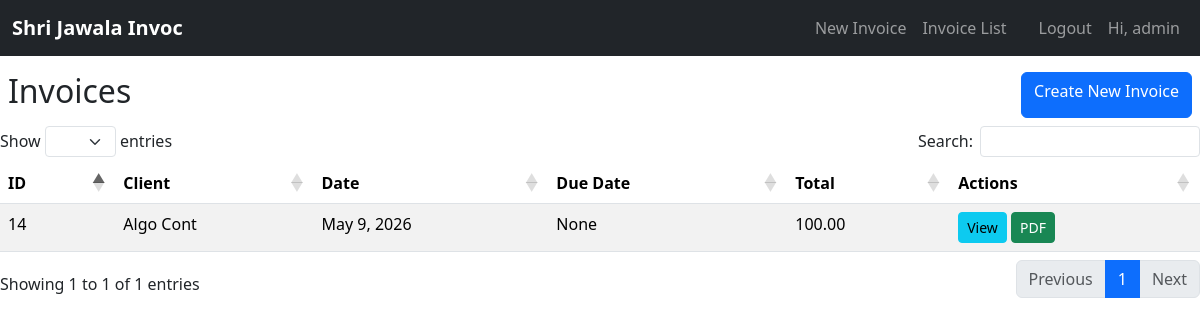
The page /invoices/ (signed in) on the database as committed earlier.
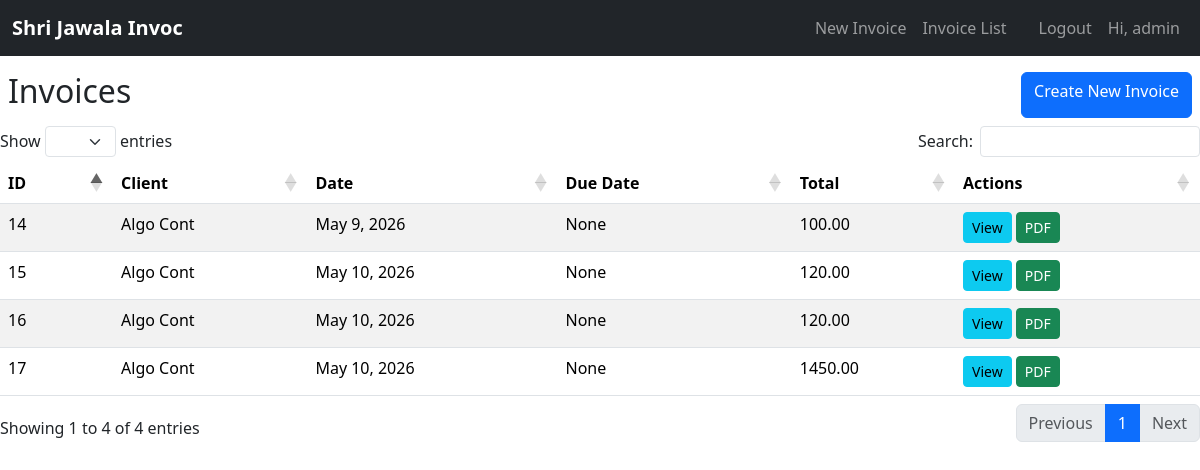
The same page on the database as committed later.
### invoices/models.py (models this page shows, shortened)
class Invoice(models.Model):
    STATUS_CHOICES = [
        ('paid_upfront', 'Paid Upfront (No Due)'),
        ('payment_due', 'Payment After Service (Due Date Required)'),
        ('partially_paid', 'Partially Paid (Due Date Required)'),
        ('already_paid', 'Already Paid (No Due)'),
        ('due_paid', 'Previously Due, Now Paid (No Due)'),
    ]
    created_by = models.ForeignKey(User, on_delete=models.SET_NULL, null=True, blank=True)
    client = models.ForeignKey(Client, on_delete=models.SET_NULL, null=True, blank=True)
    guest_client_name = models.CharField(max_length=200, blank=True)  # For guest invoices
    date = models.DateField(auto_now_add=True)
    due_date = models.DateField(blank=True, null=True)
    status = models.CharField(max_length=20, choices=STATUS_CHOICES, default='payment_due')
    total = models.DecimalField(max_digits=10, decimal_places=2, default=0)
    place = models.CharField(max_length=20, blank=True, null=True)
    invoice_no = models.PositiveIntegerField(null=True, blank=True, editable=False)
    year = models.PositiveIntegerField(default=current_year, editable=False)
    suffix = models.CharField(max_length=10, blank=True, null=True)

### invoices/views.py (the view)
# urls.py: path('', views.invoice_list, name='invoice_list'),
@login_required
def invoice_list(request):
    if request.user.is_staff or request.user.is_superuser:
        invoices = Invoice.objects.all()
    else:
        invoices = Invoice.objects.filter(created_by=request.user)
    return render(request, 'invoices/invoice_list.html', {'invoices': invoices})

### templates/invoices/invoice_list.html (shortened to what this page needs)
{% extends 'invoices/base.html' %}
{% if request.headers.hx_request %}
{% block content %}
<div class="d-flex flex-row justify-content-between pt-2 m-2">
    <h2>Invoices</h2>
 <a href="" class="btn btn-primary">Create New Invoice</a>
</div>
<table id="myTable" class="table table-striped mt-3">
    <thead>
        <tr>
            <th>ID</th>
            <th>Client</th>
            <th>Date</th>
            <th>Due Date</th>
            <th>Total</th>
            <th>Actions</th>
        </tr>
    </thead>
    <tbody>
    {% for invoice in invoices %}
        <tr>
            <td>{{ invoice.id }}</td>
            <td>{% if invoice.client %}
    {{ invoice.client.name }}
{% else %}
    {{ invoice.guest_client_name }}
{% endif %}</td>
            <td>{{ invoice.date }}</td>
            <td>{{ invoice.due_date }}</td>
            <td>{{ invoice.total }}</td>
            <td>
                <a class="btn btn-sm btn-info" href="{% url 'invoice_detail' invoice.id %}">View</a>
                <a class="btn btn-sm btn-success" href="{% url 'invoice_pdf' invoice.id %}">PDF</a>
            </td>
        </tr>
    {% empty %}
        <tr><td colspan="6" class="text-center">No invoices found.</td></tr>
    {% endfor %}
    </tbody>
</table>
{% endblock %}
{%endif%}

### templates/invoices/base.html (shortened to what this page needs)
<!doctype html>
<html lang="en">
  <head>
    <link href="https://cdn.jsdelivr.net/npm/bootstrap@5.3.8/dist/css/bootstrap.min.css" rel="stylesheet">
<link rel="stylesheet" href="https://cdn.jsdelivr.net/npm/bootstrap-icons@1.11.0/font/bootstrap-icons.css">
<link rel="stylesheet" href="https://cdn.datatables.net/1.13.6/css/dataTables.bootstrap5.min.css">
  </head>
  <body>
    {% block navbar %}
        {% include "partials/navbar.html" %}
    {% endblock navbar %}
<div id="content-area">
    {% block content %}{% endblock %}
</div>
  </body>
</html>

### templates/partials/navbar.html (shortened to what this page needs)
<nav class="navbar navbar-expand-lg navbar-dark bg-dark py-2">
    <div class="container-fluid {% if '/dashboard' in request.path %}flex-nowrap{% endif %}">
        <a class="navbar-brand fw-bold" href="{% url 'home' %}" style="font-size: clamp(1rem, 4vw, 1.25rem);">
            Shri Jawala Invoc
        </a>
            <div class="collapse navbar-collapse" id="mainNavbar">
                 <ul class="navbar-nav ms-auto">
                {% if user.is_authenticated %}
                <li class="nav-item"><a class="nav-link" href="{% url 'client_invoice_create' %}">New Invoice</a></li>
                <li class="nav-item"><a class="nav-link" href="{% url 'invoice_list' %}">Invoice List</a></li>
                <li class="nav-item"><a class="nav-link" href="{% url 'accounts:logout' %}">
                <li class="nav-item"><a class="nav-link" href="{% url 'accounts:logout' %}">
                Logout</a></li>
                <li class="nav-item"><a class="nav-link">Hi, {{user.username}}</a></li>
                {% else %}
                 <li class="nav-item"><a class="nav-link" href="{% url 'guest_invoice_create' %}">New Invoice</a></li>
                <li class="nav-item"><a class="nav-link" href="{% url 'accounts:login' %}">Login</a></li>
                {% endif %}
            </ul>
            </div>
    </div>
</nav>

Rows that differ between the two databases and show on the page:
added Invoice: id "15", guest_client_name "Algo Cont", date "May 10, 2026", due_date "None", total "120.00"
added Invoice: id "16", guest_client_name "Algo Cont", date "May 10, 2026", due_date "None", total "120.00"
added Invoice: id "17", guest_client_name "Algo Cont", date "May 10, 2026", due_date "None", total "1450.00"
Other text that changed with them:
text written by a page script: "Show entries Search: Showing 1 to 1 of 1 entries Previous 1 Next" → "Show entries Search: Showing 1 to 4 of 4 entries Previous 1 Next"
